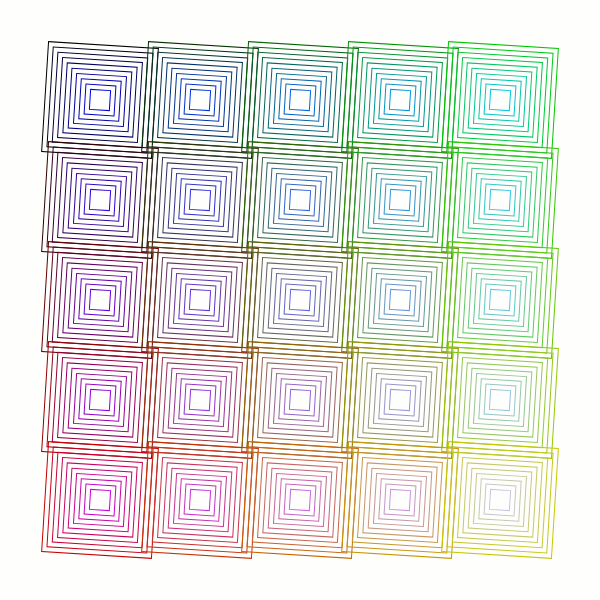
Frame 1 (no input)
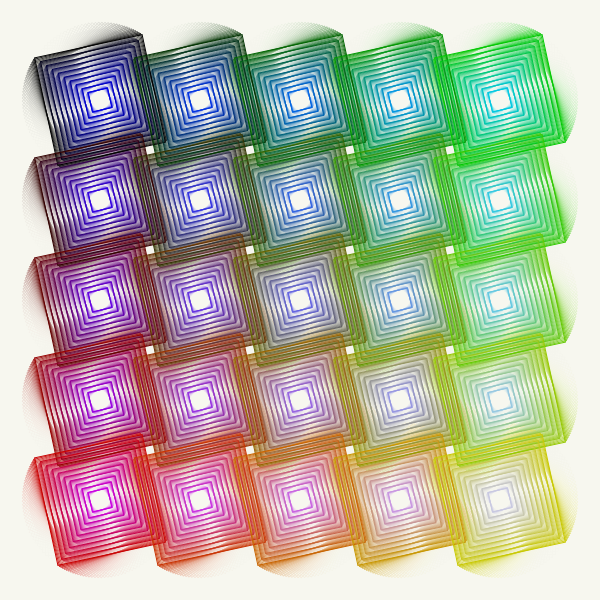
Frame 60 (no input)
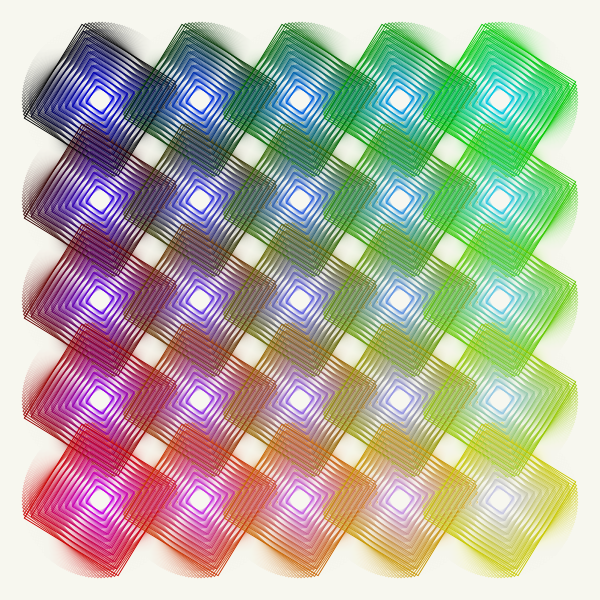
Frame 120 (the mouse pressed at the canvas centre since frame 60)

The p5.js sketch that drew these frames (run headless with seeded random() and noise() and a simulated clock; from frame 60 on, the mouse is pressed at the canvas centre):

// p5.js sketch
// ── sketch.js
function setup() {
  
  createCanvas(600, 600);
  rectMode(CENTER);
  noFill();
}

function draw() {
  background(247,245,239,32);
  for (let i = 0; i < 5; i++) {
    for (let j = 0; j < 5; j++) {
      let x = 100+j*100;
      let y = 100+i*100;
      for (let k = 0; k < 10; k++) {
        let sz = (10-k+1) * 10;
        push();
        translate(x,y);
        stroke(i*50,j*50,k*25);
        rotate(PI*sin(frameCount/50));
        rect(0, 0, sz, sz);
        pop();
      }
    }
  }
}
